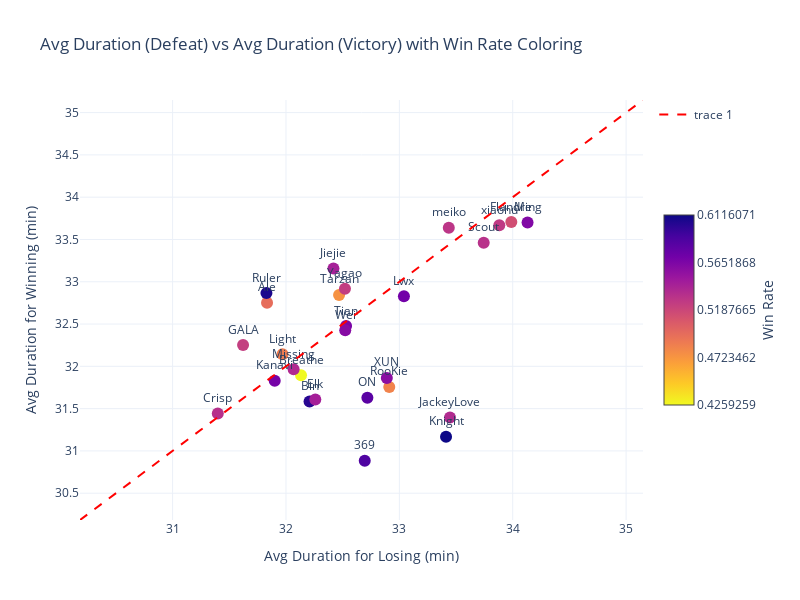

The code cell stored with this chart in its notebook:
### Code cell
import plotly.graph_objs as go
import numpy as np

# Example DataFrame reshaped_data
offset_increment = 0.3
offsets = np.linspace(-offset_increment, offset_increment, len(reshaped_data))

fig = go.Figure()

# Scatter plot with text and offset
fig.add_trace(go.Scatter(
    x=reshaped_data["avg_duration_defeat"] + offsets,
    y=reshaped_data["avg_duration_victory"] + offsets,
    mode='markers+text',
    text=reshaped_data["Player Name"],
    textposition='top center',
    marker=dict(
        size=12,
        color=reshaped_data["win_rate"],
        colorscale='Plasma_r',
        cmin=reshaped_data["win_rate"].min(),
        cmax=reshaped_data["win_rate"].max(),
        showscale=True,
        colorbar=dict(
            title="Win Rate",
            titleside='right',
            titlefont=dict(size=14),
            tickvals=np.linspace(reshaped_data["win_rate"].min(), reshaped_data["win_rate"].max(), 5),
            tickfont=dict(size=12),
            lenmode='fraction',
            len=0.5
        )
    ),
    showlegend=False
))

# Add diagonal reference line (optional)
min_range = min(reshaped_data["avg_duration_defeat"].min(), reshaped_data["avg_duration_victory"].min()) - 1
max_range = max(reshaped_data["avg_duration_defeat"].max(), reshaped_data["avg_duration_victory"].max()) + 1

fig.add_trace(go.Scatter(
    x=[min_range, max_range],
    y=[min_range, max_range],
    mode='lines',
    line=dict(color='red', dash='dash'),
))

# Update layout
fig.update_layout(
    title='Avg Duration (Defeat) vs Avg Duration (Victory) with Win Rate Coloring',
    xaxis=dict(title='Avg Duration for Losing (min)', range=[min_range, max_range]),
    yaxis=dict(title='Avg Duration for Winning (min)', range=[min_range, max_range]),
    template='plotly_white',
    height=600,
    width=800,
)

fig.show()

### Figure 1 — Plotly figure (JSON) as saved in the notebook; plotly's stock layout.template omitted (floating-point values rounded to 4 significant figures)
{"data": [{"marker": {"cmax": 0.6116, "cmin": 0.4259, "color": [0.5867, 0.495, 0.6021, 0.4259, 0.5333, 0.5444, 0.5143, 0.5241, 0.5368, 0.5439, 0.5685, 0.6116, 0.4859, 0.5701, 0.5632, 0.5375, 0.5817, 0.4824, 0.6066, 0.5321, 0.4741, 0.5663, 0.5607, 0.5583, 0.525, 0.5299, 0.5277], "colorbar": {"len": 0.5, "lenmode": "fraction", "tickfont": {"size": 12}, "tickvals": [0.4259, 0.4723, 0.5188, 0.5652, 0.6116], "title": {"font": {"size": 14}, "side": "right", "text": "Win Rate"}}, "colorscale": [[0, "#f0f921"], [0.1111, "#fdca26"], [0.2222, "#fb9f3a"], [0.3333, "#ed7953"], [0.4444, "#d8576b"], [0.5556, "#bd3786"], [0.6667, "#9c179e"], [0.7778, "#7201a8"], [0.8889, "#46039f"], [1, "#0d0887"]], "showscale": true, "size": 12}, "mode": "markers+text", "showlegend": false, "text": ["369", "Ale", "Bin", "Breathe", "Crisp", "Elk", "Flandre", "GALA", "JackeyLove", "Jiejie", "Kanavi", "Knight", "Light", "Lwx", "Ming", "Missing", "ON", "RooKie", "Ruler", "Scout", "Tarzan", "Tian", "Wei", "XUN", "Yagao", "meiko", "xiaohu"], "textposition": "top center", "type": "scatter", "x": [32.69, 31.83, 32.21, 32.13, 31.4, 32.26, 33.99, 31.62, 33.45, 32.42, 31.9, 33.41, 31.97, 33.04, 34.13, 32.07, 32.72, 32.91, 31.83, 33.74, 32.47, 32.53, 32.52, 32.89, 32.52, 33.44, 33.88], "y": [30.88, 32.75, 31.59, 31.9, 31.44, 31.61, 33.71, 32.25, 31.4, 33.16, 31.83, 31.17, 32.14, 32.83, 33.7, 31.96, 31.63, 31.76, 32.87, 33.46, 32.84, 32.48, 32.43, 31.86, 32.92, 33.64, 33.67]}, {"line": {"color": "red", "dash": "dash"}, "mode": "lines", "type": "scatter", "x": [30.18, 35.15], "y": [30.18, 35.15]}], "layout": {"height": 600, "title": {"text": "Avg Duration (Defeat) vs Avg Duration (Victory) with Win Rate Coloring"}, "width": 800, "xaxis": {"range": [30.18, 35.15], "title": {"text": "Avg Duration for Losing (min)"}}, "yaxis": {"range": [30.18, 35.15], "title": {"text": "Avg Duration for Winning (min)"}}}}
